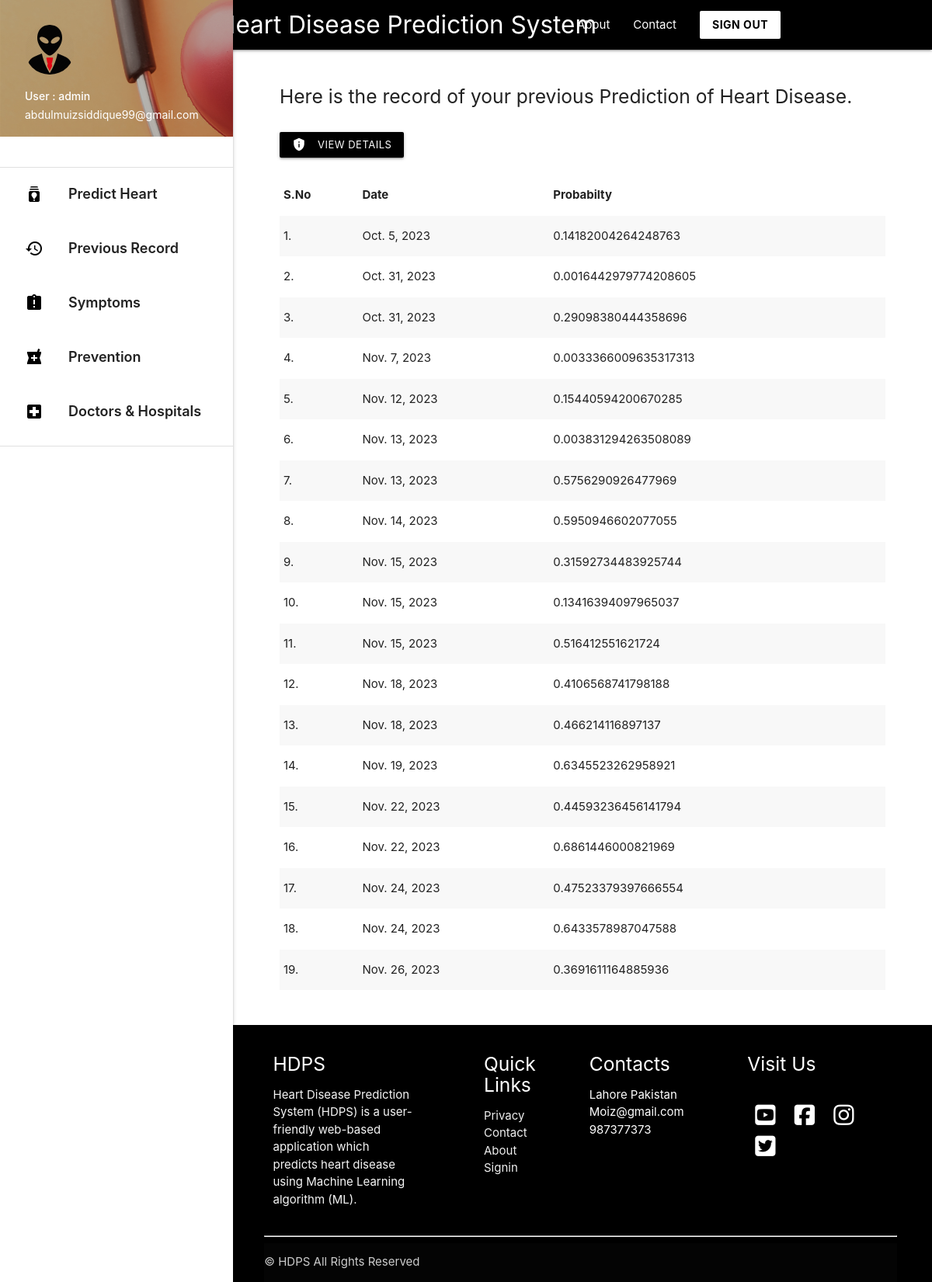
The app's page /record (signed in) with its own data.
### predictor/models.py (models this page shows, shortened)
class HeartData(models.Model):
    age = models.IntegerField()
    sex = models.IntegerField()
    cp = models.FloatField()
    trestbps = models.FloatField()
    chol = models.FloatField()
    fbs = models.FloatField()
    restcg = models.FloatField()
    thalach = models.FloatField()
    exang = models.FloatField()
    oldpeak = models.FloatField()
    slope = models.FloatField()
    ca = models.FloatField()
    thal = models.FloatField()
    owner = models.ForeignKey(get_user_model() , on_delete=models.CASCADE , related_name='owner' , null=True)
    date = models.DateField(auto_now_add=True)
    probability = models.FloatField(null=True)

### predictor/views.py (the view)
# urls.py: path('record', views.record , name='record'),
def record(request): #Diplays previous record of authenticated user
    if request.user.is_authenticated:
        record_data = HeartData.objects.filter(owner = request.user) #Filter only those data whose owner is the logged in user
        return render(request , 'record.html' , {'record_data':record_data})
    return redirect('/')

### templates/record.html (shortened to what this page needs)
{% extends 'base_layout2.html' %}
{% block content %}
<div class="con">
    <h5 > Here is the record of your previous Prediction of Heart Disease.  </h5>
<br>
{% if record_data %}
    <a class="waves-effect waves-light btn-small black" href="{% url 'heartdetail' %}" target="_blank"><i class="material-icons left">privacy_tip</i>View Details</a> &nbsp; &nbsp;
  {% endif %}
<br> <br>
{% if record_data %}
    <table class="striped">
     <thead>
       <tr>
           <th>S.No</th>
           <th>Date</th>
           <th>Probabilty</th>
       </tr>
     </thead>
     <tbody>
       <tr>
            {% for data in record_data %}
         <td>{{ forloop.counter }}.</td>
         <td>{{ data.date }}</td>
         <td>{{ data.probability }}</td>
       </tr>
            {% endfor %}
     </tbody>
   </table>
   {% else %}
      <h5>You have no previous record.</h5>
   {% endif %}
   <br>
   <br>
 </div>
{% endblock %}

### templates/base_layout2.html (shortened to what this page needs)
{% load static %}
<!DOCTYPE html>
<html lang="en">
<head>
  <link href="{% static 'css/materialize.css' %}" type="text/css" rel="stylesheet" media="screen,projection"/>
  <link href="{% static 'css/style.css' %}" type="text/css" rel="stylesheet" media="screen,projection"/>
</head>
<body>
        <div class="navbar-fixed">
          <nav class="black">
            <div class="container">
              <div class="nav-wrapper">
                <a href="/" style="padding-left: 100px;"    class="brand-logo ">Heart Disease Prediction System</a>
                <ul class="right hide-on-med-and-down hover_backcolor">
                  <li><a href="{% url 'about' %}">About</a></li>
                  <li><a href="{% url 'contact' %}">Contact</a></li>
                  <a class=" white black-text waves-effect waves-dark btn  modal-trigger" href="/signout"><b>SIGN OUT </b></a>
                </ul>
              </div>
            </div>
          </nav>
        </div>
      <ul id="slide-out" class="sidenav sidenav-fixed">
        <li><div class="user-view">
          <div class="background">
            <img src="{% static 'img/about.png' %}">
          </div>
          <a href="#user"><img class="circle" src="{% static 'img/user.png' %}"></a>
          <a href="#name"><span class="white-text name">User : {{ request.user.username }} </span></a>
          <a href="#email"><span class="white-text email">{{ request.user.email }}</span></a>
        </div></li>
        <br>
        <li><div class="divider"></div></li>
        <li><a style="font-weight: 600; font-size: 18px; height: 70px; padding-top: 10px;" class="waves-effect hoverable" href="/"><i class="material-icons black-text">batch_prediction</i> Predict Heart Disease </a></li>
        <li><a style="font-weight: 600; font-size: 18px; height: 70px; padding-top: 10px;" class="waves-effect hoverable" href="{% url 'record' %}"><i class="material-icons black-text">history</i> Previous Record </a></li>
        <li><a style="font-weight: 600; font-size: 18px; height: 70px; padding-top: 10px;" class="waves-effect hoverable" href="{% url 'symptoms' %}"><i class="material-icons black-text" >assignment_late</i> Symptoms  </a></li>
        <li><a style="font-weight: 600; font-size: 18px; height: 70px; padding-top: 10px;" class="waves-effect hoverable" href="{% url 'prevention' %}"><i class="material-icons black-text">local_pharmacy</i> Prevention   </a></li>
        <li><a style="font-weight: 600; font-size: 18px; height: 70px; padding-top: 10px;" class="waves-effect hoverable" href="{% url 'doctorhospital' %}"><i class="material-icons black-text">local_hospital</i> Doctors & Hospitals   </a></li>
        <li><div class="divider"></div></li>
      </ul>
      <a href="#" data-target="slide-out" class="sidenav-trigger"><i class="material-icons">menu</i></a>
    {% block content %}
    {% endblock %}
            <section>
            <footer class=" hide-on-small-only black page-footer">
              <div class="" style=" width: 90%; margin: auto;">
                <div class="row">
                  <div class="col  s12 m6 l3 ">
                    <h5 class="white-text">HDPS</h5>
                    <p class="grey-text text-lighten-4">Heart Disease Prediction System (HDPS) is a user-friendly web-based application which predicts heart disease using
                        Machine Learning algorithm (ML). </p>
                  </div>
                  <div class="  col l2 m6 s12 offset-l1 ">
                    <h5 class="white-text">Quick Links</h5>
                    <ul>
                   <li><a class="grey-text text-lighten-3" href="#!">Privacy</a></li>
                      <li><a class="grey-text text-lighten-3" href="#!">Contact</a></li>
                      <li><a class="grey-text text-lighten-3" href="#!">About</a></li>
                      <li><a class="grey-text text-lighten-3" href="#!">Signin</a></li>
                    </ul>
                  </div>
                  <div class="col l2 m6 s12  ">
                      <h5 class="white-text">Contacts</h5>
                      <ul>
                      <li>Lahore Pakistan</li>
                      <li>Moiz@gmail.com</li>
                      <li>987377373</li>
                  </ul>
                  </div>
                  <div class=" col l3 m6 s12 offset-l1 ">
                      <h5 class="white-text">Visit Us</h5>
                      <br>
                      <a href="https://www.youtube.com/" target="_blank"> <i style="color: white; margin: 5px 10px;"  class="fab fa-youtube-square fa-2x"></i></a>
                  <a href="https://www.youtube.com/" target="_blank"> <i style="color: white; margin: 5px 10px;" class="fab fa-facebook-square fa-2x"></i></a>
                  <a href="https://www.youtube.com/" target="_blank"> <i style="color: white; margin: 5px 10px;" class="fab fa-instagram fa-2x"></i></a>
                  <a href="https://www.youtube.com/" target="_blank"> <i style="color: white; margin: 5px 10px;" class="fab fa-twitter-square fa-2x"></i> </a>
                  </div>
                </div>
                <hr>
              <div class="footer-copyright">
                ©  HDPS All Rights Reserved
              </div>
          </div>
            </footer>
          </section>
  </body>
</html>

### templates/record.html (style rules this page uses)
footer { padding-left: 295px; }
.con { padding-left: 390px; width: 90%; flex: 1 0 auto; }
body { display: flex; min-height: 100vh; flex-direction: column; }

### templates/base_layout2.html (style rules this page uses)
footer { padding-left: 295px; }
.con { padding-left: 360px; width: 95%; }

### records on screen
HeartData: date "Oct. 5, 2023", probability "0.14182004264248763"
HeartData: date "Oct. 31, 2023", probability "0.0016442979774208605"
HeartData: date "Oct. 31, 2023", probability "0.29098380444358696"
HeartData: date "Nov. 7, 2023", probability "0.0033366009635317313"
HeartData: date "Nov. 12, 2023", probability "0.15440594200670285"
HeartData: date "Nov. 13, 2023", probability "0.003831294263508089"
HeartData: date "Nov. 13, 2023", probability "0.5756290926477969"
HeartData: date "Nov. 14, 2023", probability "0.5950946602077055"
HeartData: date "Nov. 15, 2023", probability "0.31592734483925744"
HeartData: date "Nov. 15, 2023", probability "0.13416394097965037"
HeartData: date "Nov. 15, 2023", probability "0.516412551621724"
HeartData: date "Nov. 18, 2023", probability "0.4106568741798188"
HeartData: date "Nov. 18, 2023", probability "0.466214116897137"
HeartData: date "Nov. 19, 2023", probability "0.6345523262958921"
HeartData: date "Nov. 22, 2023", probability "0.44593236456141794"
HeartData: date "Nov. 22, 2023", probability "0.6861446000821969"
HeartData: date "Nov. 24, 2023", probability "0.47523379397666554"
HeartData: date "Nov. 24, 2023", probability "0.6433578987047588"
HeartData: date "Nov. 26, 2023", probability "0.3691611164885936"

### other values on screen
{{ request.user.username }} "admin"
{{ request.user.email }} "abdulmuizsiddique99@gmail.com"
